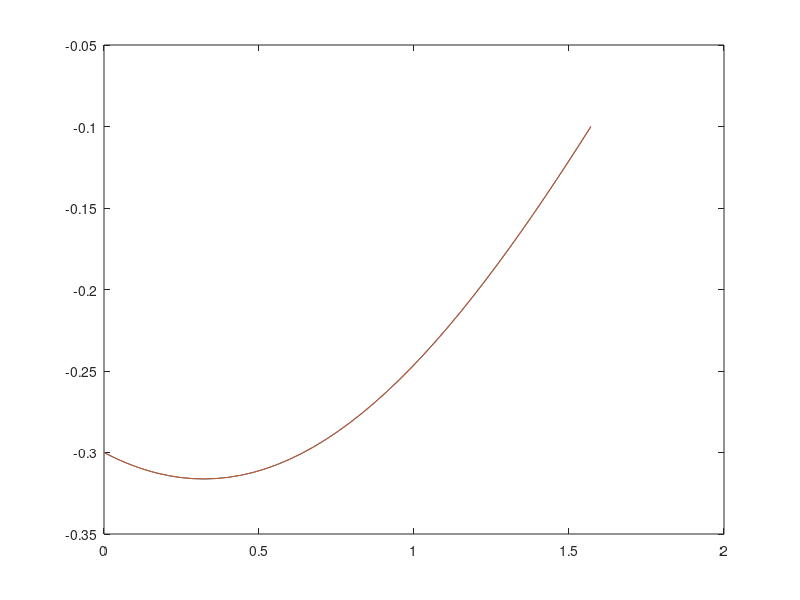

This figure's MATLAB source:
function shooting_method10_1
solver();



end


function f = solver()
[t,u]=ode45(@equation,[0 pi/2],[-0.3 0 -0.3 1]);
ydb=u(length(t),1);
yfb=u(length(t),3);
lamda=(-0.1-yfb)/(ydb-yfb);
plot(t,lamda*u(:,1)+(1-lamda)*u(:,3),t,-(sin(t)+3*cos(t))/10)
end


function dy=equation(t,y)
dy=zeros(4,1);
dy(1)=y(2);
dy(2)=cos(t)+2*y(1)+y(2);
dy(3)=y(4);
dy(4)=cos(t)+2*y(3)+y(4);
end